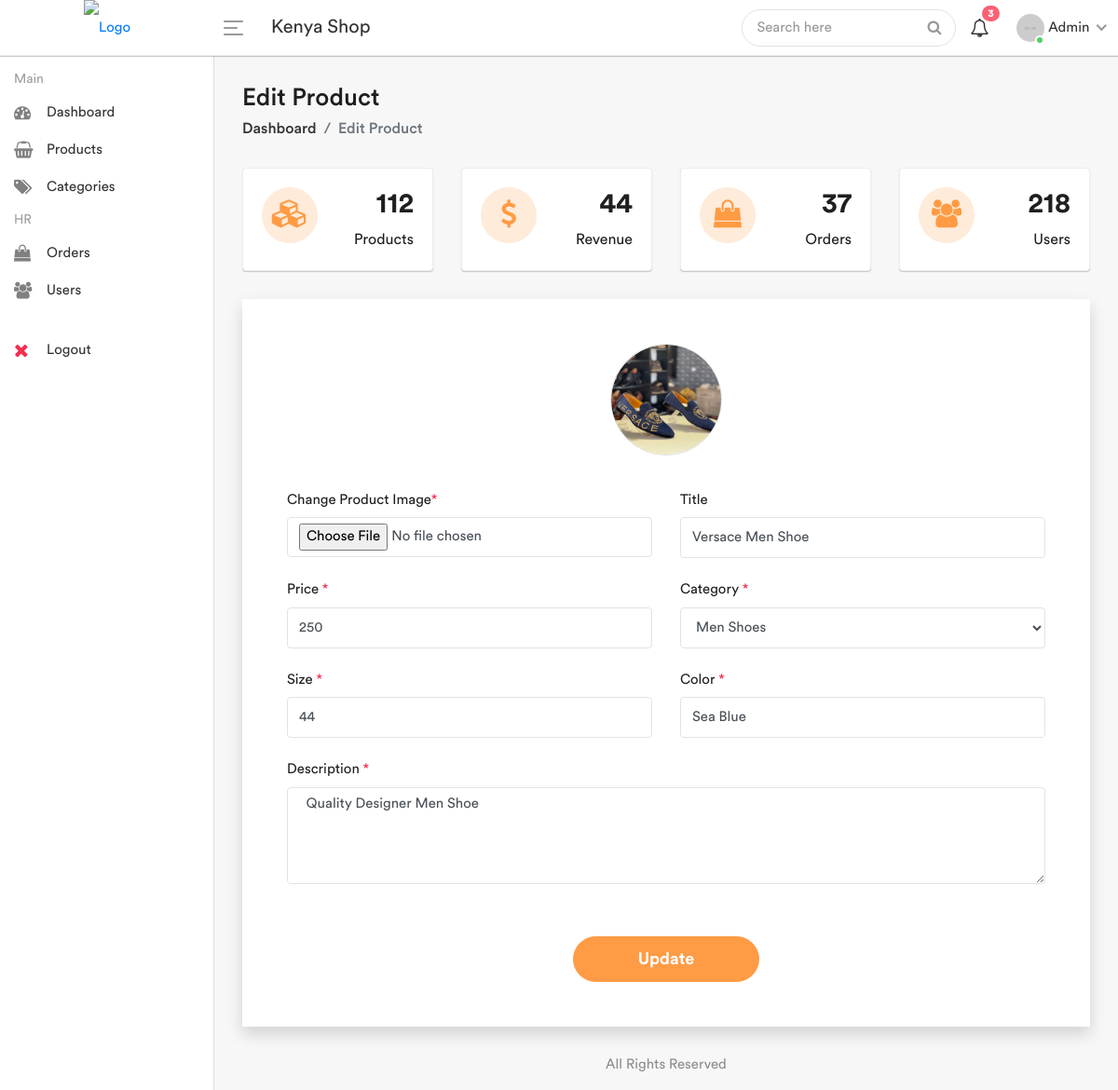
Screenshot of /admin/edit-product.php?pid=80 with the database file from the repository.
### tables this page shows
CREATE TABLE `products` (
  `product_id` int(100) NOT NULL,
  `product_cat` int(100) NOT NULL,
  `product_cat_title` varchar(80) DEFAULT NULL,
  `color` varchar(80) DEFAULT NULL,
  `size` varchar(50) DEFAULT NULL,
  `product_brand` int(100) NOT NULL,
  `product_title` varchar(255) NOT NULL,
  `product_price` int(100) NOT NULL,
  `product_desc` text NOT NULL,
  `product_image` text NOT NULL,
  `product_keywords` text NOT NULL
);

### admin/edit-product.php (the view, shortened to what this page needs)
<?php include_once "include/head.php" ?>
<?php
    include_once "php/config.php";
    if(isset($_GET['pid'])){
        $product_id = $_GET['pid'];
        $select_pdt = "SELECT * FROM products WHERE product_id = '{$product_id}' ";
        $qr_pdt = mysqli_query($con, $select_pdt);
        $row_pdt = mysqli_fetch_assoc($qr_pdt);
        $product_cat_title = $row_pdt['product_cat_title'];
        $product_title = $row_pdt['product_title'];
        $product_price = $row_pdt['product_price'];
        $product_desc = $row_pdt['product_desc'];
        $product_image = $row_pdt['product_image'];
        $product_size = $row_pdt['size'];
        $product_color = $row_pdt['color'];
    }
?>
<body>
    <div class="main-wrapper">
        <?php include_once "include/header.php" ?>
        <?php include_once "include/sidebar.php" ?>
        <div class="page-wrapper">
            <div class="content container-fluid">
                <div class="page-header">
                    <div class="row align-items-center">
                        <div class="col">
                            <h3 class="page-title">Edit Product</h3>
                            <ul class="breadcrumb">
                                <li class="breadcrumb-item"><a href="index.php">Dashboard</a></li>
                                <li class="breadcrumb-item active">Edit Product</li>
                            </ul>
                        </div>
                    </div>
                </div>
                <div class="row">
                    <div class="col-md-6 col-sm-6 col-lg-6 col-xl-3">
                        <div class="card dash-widget">
                            <div class="card-body">
                                <span class="dash-widget-icon"><i class="fa fa-cubes"></i></span>
                                <div class="dash-widget-info">
                                    <h3>112</h3>
                                    <span>Products</span>
                                </div>
                            </div>
                        </div>
                    </div>
                    <div class="col-md-6 col-sm-6 col-lg-6 col-xl-3">
                        <div class="card dash-widget">
                            <div class="card-body">
                                <span class="dash-widget-icon"><i class="fa fa-usd"></i></span>
                                <div class="dash-widget-info">
                                    <h3>44</h3>
                                    <span>Revenue</span>
                                </div>
                            </div>
                        </div>
                    </div>
                    <div class="col-md-6 col-sm-6 col-lg-6 col-xl-3">
                        <div class="card dash-widget">
                            <div class="card-body">
                                <span class="dash-widget-icon"><i class="fa fa-shopping-bag"></i></span>
                                <div class="dash-widget-info">
                                    <h3>37</h3>
                                    <span>Orders</span>
                                </div>
                            </div>
                        </div>
                    </div>
                    <div class="col-md-6 col-sm-6 col-lg-6 col-xl-3">
                        <div class="card dash-widget">
                            <div class="card-body">
                                <span class="dash-widget-icon"><i class="fa fa-users"></i></span>
                                <div class="dash-widget-info">
                                    <h3>218</h3>
                                    <span>Users</span>
                                </div>
                            </div>
                        </div>
                    </div>
                </div>
                <div class="row">
                    <div class="col-md-12 col-12 d-flex">
                        <div class="modal-body p-5 bg-white shadow rounded-1">
                            <form id="product-update-form" enctype="multipart/form-data">
                                <div class="row">
                                    <div class="col-md-12">
                                        <div class="profile-img-wrap edit-img border">
                                            <img class="inline-block" src="../product_images/<?php echo $product_image ?>" alt="">
                                        </div>
                                        <div class="row">
                                            <div class="col-md-6">
                                                <div class="form-group">
                                                    <label class="col-form-label">Change Product Image<span class="text-danger">*</span></label>
                                                    <input name="product-image" id="product-image" class="form-control" type="file">
                                                </div>
                                            </div>
                                            <div class="col-md-6">
                                                <div class="form-group">
                                                    <label class="col-form-label">Title</label>
                                                    <input name="product-title" id="product-title" value="<?php echo $product_title ?>" class="form-control" type="text">
                                                </div>
                                            </div>
                                            <div class="col-md-6">
                                                <div class="form-group">
                                                    <label class="col-form-label">Price <span class="text-danger">*</span></label>
                                                    <input id="product-price" name="product-price" value="<?php echo $product_price ?>" class="form-control" type="number">
                                                </div>
                                            </div>
                                            <div class="col-md-6">
                                                <div class="form-group">
                                                    <label class="col-form-label">Category <span class="text-danger">*</span> </label>
                                                    <select name="product-category" id="product-category" class="select form-control">
                                                        <option selected value="<?php echo $product_cat_title ?>"><?php echo $product_cat_title ?></option>
                                                    </select>
                                                </div>
                                            </div>
                                            <div class="col-md-6">
                                                <div class="form-group">
                                                    <label class="col-form-label">Size <span class="text-danger">*</span></label>
                                                    <input id="product-size" name="product-size" value="<?php echo $product_size ?>" class="form-control" type="text">
                                                </div>
                                            </div>
                                            <div class="col-md-6">
                                                <div class="form-group">
                                                    <label class="col-form-label">Color <span class="text-danger">*</span></label>
                                                    <input id="product-color" name="product-color" value="<?php echo $product_color ?>" class="form-control" type="text">
                                                </div>
                                            </div>
                                            <div class="col-md-12">
                                                <div class="form-group">
                                                    <label class="col-form-label">Description <span class="text-danger">*</span></label>
                                                    <textarea class="form-control" name="product-desc" id="product-desc" cols="30" rows="4"> <?php echo $product_desc ?> </textarea>
                                                </div>
                                            </div>
                                        </div>
                                    </div>
                                </div>
                                <div class="submit-section">
                                    <button class="btn btn-primary product-update-btn submit-btn">Update</button>
                                </div>
                            </form>
						</div>
                    </div>
                </div>
            </div>
            <div class="row">
                <div class="col-12 text-center text-muted mb-3">All Rights Reserved</div>
            </div>
        </div>
    </div>
</body>
</html>

### rows the page displays
products: product_image (picture), product-title "Versace Men Shoe", product-price "250", product-category "Men Shoes", product-size "44", product-color "Sea Blue", product-desc "Quality Designer Men Shoe"
